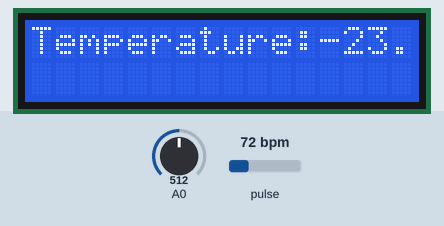
Simulated run of this sketch. Board: Arduino Uno, built with avr-gcc and run on an emulated ATmega328P. On the bench: 16×2 character LCD. The test bench sets the inputs (shaded band); at power-on: A0 = 512, pulse 72 bpm. The audio player accepts every command and is not drawn; what the sketch prints to the serial monitor is not drawn.

Above: at 1.2 s.
1.3 s: A0 set to 716
At 3.1 s:
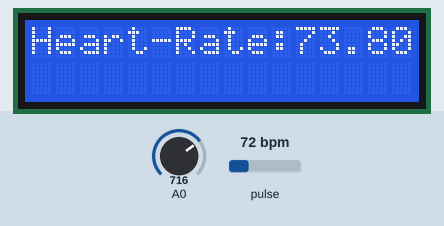
At 9.6 s:
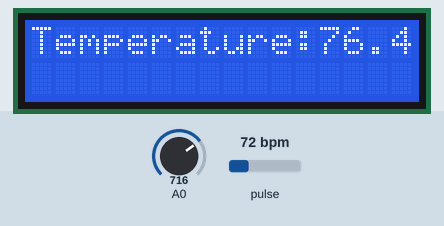
15.3 s: A0 set to 786
At 18.7 s:
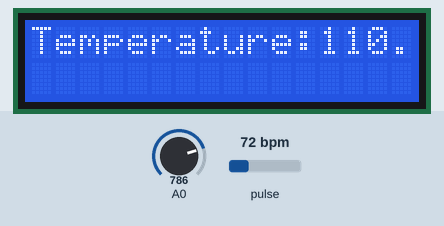
23.7 s: A0 set to 803
Timing chart, 0 to 26.7 s (numbered marks = the images above; inputs shaded):
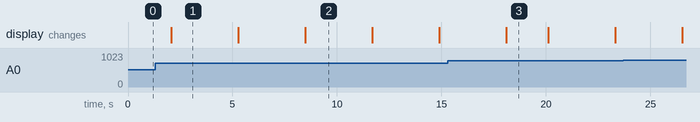

The sketch:

ARDUINO.ino
```cpp
#include <LiquidCrystal.h>//For LCD display
#include <Wire.h>
#include "MAX30100_PulseOximeter.h"
#include <Arduino.h>

#include "Talkie.h"

Talkie voice;

#define UPDATE_TIME   10000

// variables and pin definition
byte heart [8] = {0b00000, 0b01010, 0b11111, 0b11111, 0b11111, 0b01110, 0b00100, 0b00000};
uint32_t previous_update_time = 0;
const int rs = 12, en = 10, d4 = 4, d5 = 5, d6 = 6, d7 = 7;   /* pins used for LCD display      */

LiquidCrystal lcd(rs, en, d4, d5, d6, d7); //Declare a LiquidCrystal object

//LPC codes
const uint8_t spZERO[]  PROGMEM = {0x69,0xFB,0x59,0xDD,0x51,0xD5,0xD7,0xB5,0x6F,0x0A,0x78,0xC0,0x52,0x01,0x0F,0x50,0xAC,0xF6,0xA8,0x16,0x15,0xF2,0x7B,0xEA,0x19,0x47,0xD0,0x64,0xEB,0xAD,0x76,0xB5,0xEB,0xD1,0x96,0x24,0x6E,0x62,0x6D,0x5B,0x1F,0x0A,0xA7,0xB9,0xC5,0xAB,0xFD,0x1A,0x62,0xF0,0xF0,0xE2,0x6C,0x73,0x1C,0x73,0x52,0x1D,0x19,0x94,0x6F,0xCE,0x7D,0xED,0x6B,0xD9,0x82,0xDC,0x48,0xC7,0x2E,0x71,0x8B,0xBB,0xDF,0xFF,0x1F};
const uint8_t spONE[]   PROGMEM = {0x66,0x4E,0xA8,0x7A,0x8D,0xED,0xC4,0xB5,0xCD,0x89,0xD4,0xBC,0xA2,0xDB,0xD1,0x27,0xBE,0x33,0x4C,0xD9,0x4F,0x9B,0x4D,0x57,0x8A,0x76,0xBE,0xF5,0xA9,0xAA,0x2E,0x4F,0xD5,0xCD,0xB7,0xD9,0x43,0x5B,0x87,0x13,0x4C,0x0D,0xA7,0x75,0xAB,0x7B,0x3E,0xE3,0x19,0x6F,0x7F,0xA7,0xA7,0xF9,0xD0,0x30,0x5B,0x1D,0x9E,0x9A,0x34,0x44,0xBC,0xB6,0x7D,0xFE,0x1F};
const uint8_t spTWO[]   PROGMEM = {0x06,0xB8,0x59,0x34,0x00,0x27,0xD6,0x38,0x60,0x58,0xD3,0x91,0x55,0x2D,0xAA,0x65,0x9D,0x4F,0xD1,0xB8,0x39,0x17,0x67,0xBF,0xC5,0xAE,0x5A,0x1D,0xB5,0x7A,0x06,0xF6,0xA9,0x7D,0x9D,0xD2,0x6C,0x55,0xA5,0x26,0x75,0xC9,0x9B,0xDF,0xFC,0x6E,0x0E,0x63,0x3A,0x34,0x70,0xAF,0x3E,0xFF,0x1F};
const uint8_t spTHREE[] PROGMEM = {0x0C,0xE8,0x2E,0x94,0x01,0x4D,0xBA,0x4A,0x40,0x03,0x16,0x68,0x69,0x36,0x1C,0xE9,0xBA,0xB8,0xE5,0x39,0x70,0x72,0x84,0xDB,0x51,0xA4,0xA8,0x4E,0xA3,0xC9,0x77,0xB1,0xCA,0xD6,0x52,0xA8,0x71,0xED,0x2A,0x7B,0x4B,0xA6,0xE0,0x37,0xB7,0x5A,0xDD,0x48,0x8E,0x94,0xF1,0x64,0xCE,0x6D,0x19,0x55,0x91,0xBC,0x6E,0xD7,0xAD,0x1E,0xF5,0xAA,0x77,0x7A,0xC6,0x70,0x22,0xCD,0xC7,0xF9,0x89,0xCF,0xFF,0x03};
const uint8_t spFOUR[]  PROGMEM = {0x08,0x68,0x21,0x0D,0x03,0x04,0x28,0xCE,0x92,0x03,0x23,0x4A,0xCA,0xA6,0x1C,0xDA,0xAD,0xB4,0x70,0xED,0x19,0x64,0xB7,0xD3,0x91,0x45,0x51,0x35,0x89,0xEA,0x66,0xDE,0xEA,0xE0,0xAB,0xD3,0x29,0x4F,0x1F,0xFA,0x52,0xF6,0x90,0x52,0x3B,0x25,0x7F,0xDD,0xCB,0x9D,0x72,0x72,0x8C,0x79,0xCB,0x6F,0xFA,0xD2,0x10,0x9E,0xB4,0x2C,0xE1,0x4F,0x25,0x70,0x3A,0xDC,0xBA,0x2F,0x6F,0xC1,0x75,0xCB,0xF2,0xFF};
const uint8_t spFIVE[]  PROGMEM = {0x08,0x68,0x4E,0x9D,0x02,0x1C,0x60,0xC0,0x8C,0x69,0x12,0xB0,0xC0,0x28,0xAB,0x8C,0x9C,0xC0,0x2D,0xBB,0x38,0x79,0x31,0x15,0xA3,0xB6,0xE4,0x16,0xB7,0xDC,0xF5,0x6E,0x57,0xDF,0x54,0x5B,0x85,0xBE,0xD9,0xE3,0x5C,0xC6,0xD6,0x6D,0xB1,0xA5,0xBF,0x99,0x5B,0x3B,0x5A,0x30,0x09,0xAF,0x2F,0xED,0xEC,0x31,0xC4,0x5C,0xBE,0xD6,0x33,0xDD,0xAD,0x88,0x87,0xE2,0xD2,0xF2,0xF4,0xE0,0x16,0x2A,0xB2,0xE3,0x63,0x1F,0xF9,0xF0,0xE7,0xFF,0x01};
const uint8_t spSIX[]   PROGMEM = {0x04,0xF8,0xAD,0x4C,0x02,0x16,0xB0,0x80,0x06,0x56,0x35,0x5D,0xA8,0x2A,0x6D,0xB9,0xCD,0x69,0xBB,0x2B,0x55,0xB5,0x2D,0xB7,0xDB,0xFD,0x9C,0x0D,0xD8,0x32,0x8A,0x7B,0xBC,0x02,0x00,0x03,0x0C,0xB1,0x2E,0x80,0xDF,0xD2,0x35,0x20,0x01,0x0E,0x60,0xE0,0xFF,0x01};
const uint8_t spSEVEN[] PROGMEM = {0x0C,0xF8,0x5E,0x4C,0x01,0xBF,0x95,0x7B,0xC0,0x02,0x16,0xB0,0xC0,0xC8,0xBA,0x36,0x4D,0xB7,0x27,0x37,0xBB,0xC5,0x29,0xBA,0x71,0x6D,0xB7,0xB5,0xAB,0xA8,0xCE,0xBD,0xD4,0xDE,0xA6,0xB2,0x5A,0xB1,0x34,0x6A,0x1D,0xA7,0x35,0x37,0xE5,0x5A,0xAE,0x6B,0xEE,0xD2,0xB6,0x26,0x4C,0x37,0xF5,0x4D,0xB9,0x9A,0x34,0x39,0xB7,0xC6,0xE1,0x1E,0x81,0xD8,0xA2,0xEC,0xE6,0xC7,0x7F,0xFE,0xFB,0x7F};
const uint8_t spEIGHT[] PROGMEM = {0x65,0x69,0x89,0xC5,0x73,0x66,0xDF,0xE9,0x8C,0x33,0x0E,0x41,0xC6,0xEA,0x5B,0xEF,0x7A,0xF5,0x33,0x25,0x50,0xE5,0xEA,0x39,0xD7,0xC5,0x6E,0x08,0x14,0xC1,0xDD,0x45,0x64,0x03,0x00,0x80,0x00,0xAE,0x70,0x33,0xC0,0x73,0x33,0x1A,0x10,0x40,0x8F,0x2B,0x14,0xF8,0x7F};
const uint8_t spNINE[]  PROGMEM = {0xE6,0xA8,0x1A,0x35,0x5D,0xD6,0x9A,0x35,0x4B,0x8C,0x4E,0x6B,0x1A,0xD6,0xA6,0x51,0xB2,0xB5,0xEE,0x58,0x9A,0x13,0x4F,0xB5,0x35,0x67,0x68,0x26,0x3D,0x4D,0x97,0x9C,0xBE,0xC9,0x75,0x2F,0x6D,0x7B,0xBB,0x5B,0xDF,0xFA,0x36,0xA7,0xEF,0xBA,0x25,0xDA,0x16,0xDF,0x69,0xAC,0x23,0x05,0x45,0xF9,0xAC,0xB9,0x8F,0xA3,0x97,0x20,0x73,0x9F,0x54,0xCE,0x1E,0x45,0xC2,0xA2,0x4E,0x3E,0xD3,0xD5,0x3D,0xB1,0x79,0x24,0x0D,0xD7,0x48,0x4C,0x6E,0xE1,0x2C,0xDE,0xFF,0x0F};
const uint8_t spTWENTY[] PROGMEM = {0x0A,0xE8,0x4A,0xCD,0x01,0xDB,0xB9,0x33,0xC0,0xA6,0x54,0x0C,0xA4,0x34,0xD9,0xF2,0x0A,0x6C,0xBB,0xB3,0x53,0x0E,0x5D,0xA6,0x25,0x9B,0x6F,0x75,0xCA,0x61,0x52,0xDC,0x74,0x49,0xA9,0x8A,0xC4,0x76,0x4D,0xD7,0xB1,0x76,0xC0,0x55,0xA6,0x65,0xD8,0x26,0x99,0x5C,0x56,0xAD,0xB9,0x25,0x23,0xD5,0x7C,0x32,0x96,0xE9,0x9B,0x20,0x7D,0xCB,0x3C,0xFA,0x55,0xAE,0x99,0x1A,0x30,0xFC,0x4B,0x3C,0xFF,0x1F};
const uint8_t spTHIRTY[] PROGMEM = {0x02,0x18,0xA2,0x52,0x02,0x16,0x60,0xC0,0x50,0x13,0x25,0x6B,0x2C,0xC4,0xDC,0x52,0xAF,0xB2,0x8B,0x70,0x2A,0xCD,0xBA,0xAA,0xAA,0xC7,0x60,0xCC,0xFD,0xAA,0x8B,0x5D,0x85,0x35,0xED,0xA3,0x2B,0xD3,0x31,0x52,0xF2,0x2A,0xA0,0x7A,0xA5,0x00,0x2C,0xED,0xD2,0xFA,0x9E,0x8C,0x45,0x7D,0xF5,0xD8,0xBA,0x55,0xB2,0xAC,0xD5,0xED,0xE8,0xDE,0x51,0x2A,0x57,0x97,0xA7,0x07,0x41,0xAF,0x5A,0xEC,0xB6,0xEE,0x19,0x7D,0x7A,0xB1,0x9B,0xBA,0x23,0xCC,0xE9,0x5A,0xFF,0x0F};
const uint8_t spFOURTY[] PROGMEM = {0x04,0xC8,0xCE,0x8C,0x01,0xCB,0x94,0x33,0x60,0xDA,0x0C,0x01,0x0C,0x13,0xAE,0x80,0xEA,0xD3,0x4A,0x1D,0xC4,0xB4,0x26,0x39,0x1E,0x75,0xA2,0xB3,0x9C,0xAC,0x7E,0x54,0x51,0xEC,0x52,0xAA,0xFA,0x51,0x05,0x73,0xC1,0xE5,0xDC,0x47,0x9D,0xC2,0x8A,0xB5,0x6A,0x57,0x40,0xF5,0x4A,0x01,0x58,0xDA,0xA5,0x8D,0xC3,0x24,0x89,0x5B,0xAF,0xB1,0xB4,0x20,0xE4,0x5E,0x8B,0xC7,0xDA,0x9D,0xA3,0x54,0xBE,0x4E,0xF7,0x8C,0x41,0x98,0xF1,0xC6,0x3D,0x3D,0x0A,0xEA,0xF4,0x23,0xF7,0x34,0x47,0x9C,0x53,0x93,0xDC,0xD3,0x15,0x63,0x6D,0x4D,0x32,0xCF,0x98,0x41,0xA4,0xB9,0xF8,0xFF,0x01};
const uint8_t spFIFTY[] PROGMEM = {0x08,0x68,0x3A,0x05,0x01,0x5D,0xA4,0x12,0x60,0xD8,0x0A,0x02,0x4C,0x5F,0x21,0x80,0xE9,0xD2,0x15,0xD0,0x6C,0xD9,0x4A,0x9B,0x09,0x91,0x94,0x2D,0x2B,0xEF,0x2A,0x95,0x52,0x37,0xAF,0xA2,0xD9,0x52,0x09,0xFD,0x4C,0x80,0x61,0x2B,0x08,0x30,0x7D,0x85,0x00,0xA6,0x4B,0x47,0xE0,0x14,0xA5,0x2A,0x54,0x03,0x0A,0x30,0x74,0xD9,0xE8,0xBB,0x34,0xF2,0x8C,0xD5,0x63,0xE9,0x56,0x49,0x2B,0x1F,0xAF,0x6D,0x04,0x27,0xAA,0x58,0x53,0xEE,0x19,0x93,0x30,0xFD,0x4B,0xB9,0x67,0x70,0xE4,0xAA,0xD5,0xEE,0x6D,0x96,0xB1,0xA6,0x66,0x87,0xB7,0x67,0x22,0x8F,0xA9,0xFD,0xFF};
const uint8_t spSIXTY[] PROGMEM = {0x06,0x78,0x90,0xC4,0x00,0x3F,0x66,0x18,0xE0,0xA7,0x8C,0x04,0x7C,0x9F,0x11,0x80,0xDF,0xDA,0x57,0xD1,0x5D,0xBB,0x2B,0x2D,0x59,0x45,0x6B,0xA9,0xC6,0xB2,0xA6,0x14,0xAD,0x9B,0x18,0x59,0x17,0x04,0x4E,0x51,0xAA,0x42,0x35,0x40,0x01,0x35,0x8D,0x17,0xE0,0xC4,0x9A,0x02,0xBC,0x54,0x85,0xC0,0x29,0x4A,0x55,0xA8,0x06,0x04,0x60,0x48,0x37,0x07,0x6C,0xAE,0xB6,0xAA,0xA9,0x53,0x54,0xA5,0xCB,0xAA,0xBB,0x4B,0x12,0xB7,0x37,0x6B,0x18,0x31,0x51,0xDC,0x5F,0xAF,0x79,0x34,0x47,0xD1,0x58,0x3D,0xD6,0xD1,0x14,0xD5,0x72,0x71,0xDB,0x47,0x51,0xD4,0xC8,0xD7,0xFF,0x0F};
const uint8_t spSEVENTY[] PROGMEM = {0x0C,0xF8,0x29,0x45,0x01,0xBF,0x95,0x5A,0x20,0x00,0xBF,0xA5,0x3A,0xE0,0x97,0x32,0x03,0xFC,0x5C,0xB6,0x8A,0x2E,0x42,0xDD,0x6C,0xD3,0x2A,0x3B,0x2F,0xD3,0xB4,0xCD,0xAB,0xCA,0xA6,0xD4,0x2B,0x37,0xB5,0x3A,0x3A,0x8F,0x10,0x5B,0x99,0xFA,0x6C,0xC3,0xCC,0x78,0xD5,0x6A,0x8A,0x0D,0x0B,0xF5,0x47,0x63,0xAC,0x9A,0x33,0xC5,0x63,0xA7,0xB1,0x2A,0xEC,0x50,0xD7,0x9C,0x96,0x66,0xB0,0x92,0xC2,0x95,0x01,0x9E,0x32,0x2D,0xDB,0x0B,0xE3,0xE2,0xAC,0xAD,0xED,0x4D,0x39,0xB9,0xD5,0xC6,0xB5,0x0F,0x13,0xCC,0xE1,0x9B,0xC7,0xD1,0x9D,0x93,0x66,0x7C,0x2E,0xE7,0x70,0x49,0x94,0xBE,0xA5,0x5C,0xC3,0x25,0x72,0xC5,0xA6,0x72,0x0F,0xEF,0x28,0x59,0xAB,0xDD,0x3D,0xAA,0x91,0x58,0xAD,0xFA,0x7F};
const uint8_t spEIGHTY[] PROGMEM = {0x63,0xEA,0xD2,0x28,0x37,0x67,0xAD,0x7E,0xF9,0x26,0xAC,0x58,0xB3,0x9A,0x91,0x1C,0x34,0xB3,0xC9,0x68,0x46,0x13,0x54,0xEF,0x25,0xA3,0x1E,0x85,0xD1,0x7C,0x96,0x88,0x21,0x52,0xB3,0x71,0x4F,0xA4,0x80,0x25,0x42,0x4B,0x37,0x82,0x82,0xD9,0x2C,0x1E,0xD3,0x4C,0x06,0xEA,0xB5,0x64,0xAC,0xCB,0x3B,0x50,0xE5,0xE2,0xB2,0x2F,0xEB,0x40,0x53,0x8F,0xCB,0x39,0xBD,0x21,0x75,0x2D,0xCE,0x6F,0x7A,0x67,0x12,0x90,0xEC,0xD9,0xFF,0x0F};
const uint8_t spNINETY[] PROGMEM = {0x6E,0x28,0x1C,0xE3,0x38,0xB4,0xB8,0x3E,0x33,0xAA,0xE5,0xF0,0xB2,0xBA,0x26,0xD2,0x5D,0x6C,0xF5,0xA9,0x9A,0x9C,0xB0,0x90,0x35,0xA7,0xAA,0x76,0xDC,0x52,0xD6,0x9C,0xA2,0x56,0xB7,0x70,0x9D,0xB3,0xB2,0x56,0x4C,0xC2,0x7D,0xCA,0xCA,0x7A,0x11,0xF1,0x88,0x31,0xAD,0xE8,0x91,0x34,0xA2,0xCA,0x88,0xD6,0x08,0xAD,0xF4,0x4C,0x5C,0x80,0xA9,0x52,0x5A,0xB7,0xD2,0xB8,0x30,0xB6,0x19,0xC3,0x48,0x4A,0xE2,0xB1,0x64,0xCD,0x33,0x97,0xA0,0xE9,0x96,0xB1,0xCC,0xD8,0x02,0x6E,0x5F,0xDA,0x3A,0xD3,0x30,0xB8,0x7F,0x29,0xEB,0x4C,0x8D,0x10,0xB1,0xE5,0xFF,0x01};

PulseOximeter pulse;
void on_pulse_detected(){Serial.println("Pulse Detected!");}

void audio(int val){
  int temp1 = val%10;
  int temp2 = val/10;

  if (temp2 == 0){voice.say(spZERO);}
  else if (temp2 == 1){voice.say(spONE);}
  else if (temp2 == 2){voice.say(spTWENTY);}
  else if (temp2 == 3){voice.say(spTHIRTY);}
  else if (temp2 == 4){voice.say(spFOURTY);}
  else if (temp2 == 5){voice.say(spFIFTY);}
  else if (temp2 == 6){voice.say(spSIXTY);}
  else if (temp2 == 7){voice.say(spSEVENTY);}
  else if (temp2 == 8){voice.say(spEIGHTY);}
  else if (temp2 == 9){voice.say(spNINETY);}

  if (temp1 == 1){voice.say(spONE);}
  else if (temp1 == 2){voice.say(spTWO);}
  else if (temp1 == 3){voice.say(spTHREE);}
  else if (temp1 == 4){voice.say(spFOUR);}
  else if (temp1 == 5){voice.say(spFIVE);}
  else if (temp1 == 6){voice.say(spSIX);}
  else if (temp1 == 7){voice.say(spSEVEN);}
  else if (temp1 == 8){voice.say(spEIGHT);}
  else if (temp1 == 9){voice.say(spNINE);}
}

void setup() {
  lcd.begin(16, 2);//Set up the LCD's number of columns and rows

  //Serial baud rates
  Serial.begin(115200);

  //set current in MAX30100
  pulse.setIRLedCurrent(MAX30100_LED_CURR_7_6MA);

  // for the pulse detection
  pulse.setOnBeatDetectedCallback(on_pulse_detected);
}

void loop(){
    //set current in MAX30100
  pulse.setIRLedCurrent(MAX30100_LED_CURR_7_6MA);
    //Temperature
    int rawvoltage= analogRead(A0);
    float millivolts= (rawvoltage/1024.0) * 5000;
    float celsius= (millivolts/10)-273.15;
    String tmp="Temperature:";
    tmp+=String(celsius);
    tmp+="C";
    Serial.println(tmp);
    lcd.clear();
    lcd.print(tmp);
    audio(int(celsius));
    delay(2000);

    //pulse
    //float heart=pulse.getHeartRate();
    float heart=73.8;
    String hrt="Heart-Rate:";
    hrt+=String(heart);
    hrt+="bpm";
    Serial.println(hrt);
    lcd.clear();
    lcd.print(hrt);
    audio(int(heart));
    delay(2000);

    //oxygen-level
    //float oxygen=pulse.getSpO2();
    float oxygen=96.5;
    String sp="SpO2-Level:";
    sp+=String(oxygen);
    sp+="%";
    Serial.println(sp);
    lcd.clear();
    lcd.print(sp);
    audio(int(oxygen));
    delay(2000);

    pulse.update();
}
```

Measured:
- what the display in image 1 shows lasts 3.2 s, from 2.1 s to 5.3 s
- what the display in image 3 shows lasts 2.0 s, from 18.1 s to 20.1 s
